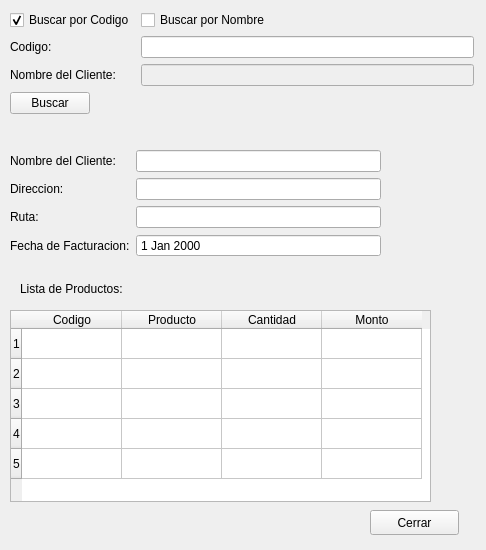
<?xml version="1.0" encoding="UTF-8"?>
<ui version="4.0">
 <class>Form</class>
 <widget class="QWidget" name="Form">
  <property name="geometry">
   <rect>
    <x>0</x>
    <y>0</y>
    <width>486</width>
    <height>550</height>
   </rect>
  </property>
  <property name="windowTitle">
   <string>Buscar Pedido</string>
  </property>
  <widget class="QWidget" name="formLayoutWidget">
   <property name="geometry">
    <rect>
     <x>10</x>
     <y>10</y>
     <width>464</width>
     <height>131</height>
    </rect>
   </property>
   <layout class="QFormLayout" name="formLayout">
    <item row="1" column="0">
     <widget class="QCheckBox" name="checkBox">
      <property name="text">
       <string>Buscar por Codigo</string>
      </property>
      <property name="checked">
       <bool>true</bool>
      </property>
     </widget>
    </item>
    <item row="1" column="1">
     <widget class="QCheckBox" name="checkBox_2">
      <property name="text">
       <string>Buscar por Nombre</string>
      </property>
     </widget>
    </item>
    <item row="2" column="0">
     <widget class="QLabel" name="label">
      <property name="text">
       <string>Codigo:</string>
      </property>
     </widget>
    </item>
    <item row="3" column="0">
     <widget class="QLabel" name="label_2">
      <property name="text">
       <string>Nombre del Cliente:</string>
      </property>
     </widget>
    </item>
    <item row="2" column="1">
     <widget class="QLineEdit" name="lineEdit"/>
    </item>
    <item row="3" column="1">
     <widget class="QLineEdit" name="lineEdit_2">
      <property name="enabled">
       <bool>false</bool>
      </property>
     </widget>
    </item>
    <item row="4" column="0">
     <widget class="QPushButton" name="pushButton">
      <property name="text">
       <string>Buscar</string>
      </property>
     </widget>
    </item>
   </layout>
  </widget>
  <widget class="QLabel" name="label_3">
   <property name="geometry">
    <rect>
     <x>20</x>
     <y>280</y>
     <width>141</width>
     <height>17</height>
    </rect>
   </property>
   <property name="text">
    <string>Lista de Productos:</string>
   </property>
  </widget>
  <widget class="QTableWidget" name="tableWidget">
   <property name="geometry">
    <rect>
     <x>10</x>
     <y>310</y>
     <width>421</width>
     <height>192</height>
    </rect>
   </property>
   <property name="rowCount">
    <number>5</number>
   </property>
   <row/>
   <row/>
   <row/>
   <row/>
   <row/>
   <column>
    <property name="text">
     <string>Codigo</string>
    </property>
   </column>
   <column>
    <property name="text">
     <string>Producto</string>
    </property>
   </column>
   <column>
    <property name="text">
     <string>Cantidad</string>
    </property>
   </column>
   <column>
    <property name="text">
     <string>Monto</string>
    </property>
   </column>
  </widget>
  <widget class="QWidget" name="formLayoutWidget_2">
   <property name="geometry">
    <rect>
     <x>10</x>
     <y>150</y>
     <width>371</width>
     <height>121</height>
    </rect>
   </property>
   <layout class="QFormLayout" name="formLayout_2">
    <item row="0" column="0">
     <widget class="QLabel" name="label_4">
      <property name="text">
       <string>Nombre del Cliente:</string>
      </property>
     </widget>
    </item>
    <item row="0" column="1">
     <widget class="QLineEdit" name="lineEdit_3"/>
    </item>
    <item row="1" column="0">
     <widget class="QLabel" name="label_5">
      <property name="text">
       <string>Direccion:</string>
      </property>
     </widget>
    </item>
    <item row="1" column="1">
     <widget class="QLineEdit" name="lineEdit_4"/>
    </item>
    <item row="2" column="0">
     <widget class="QLabel" name="label_6">
      <property name="text">
       <string>Ruta:</string>
      </property>
     </widget>
    </item>
    <item row="2" column="1">
     <widget class="QLineEdit" name="lineEdit_5"/>
    </item>
    <item row="3" column="0">
     <widget class="QLabel" name="label_7">
      <property name="text">
       <string>Fecha de Facturacion:</string>
      </property>
     </widget>
    </item>
    <item row="3" column="1">
     <widget class="QDateEdit" name="dateEdit">
      <property name="readOnly">
       <bool>true</bool>
      </property>
      <property name="buttonSymbols">
       <enum>QAbstractSpinBox::NoButtons</enum>
      </property>
     </widget>
    </item>
   </layout>
  </widget>
  <widget class="QPushButton" name="pushButton_2">
   <property name="geometry">
    <rect>
     <x>370</x>
     <y>510</y>
     <width>89</width>
     <height>25</height>
    </rect>
   </property>
   <property name="text">
    <string>Cerrar</string>
   </property>
  </widget>
 </widget>
 <resources/>
 <connections>
  <connection>
   <sender>checkBox</sender>
   <signal>stateChanged(int)</signal>
   <receiver>Form</receiver>
   <slot>checkCodeSearch(int)</slot>
   <hints>
    <hint type="sourcelabel">
     <x>85</x>
     <y>28</y>
    </hint>
    <hint type="destinationlabel">
     <x>242</x>
     <y>274</y>
    </hint>
   </hints>
  </connection>
  <connection>
   <sender>checkBox_2</sender>
   <signal>stateChanged(int)</signal>
   <receiver>Form</receiver>
   <slot>checkNameSearch(int)</slot>
   <hints>
    <hint type="sourcelabel">
     <x>319</x>
     <y>28</y>
    </hint>
    <hint type="destinationlabel">
     <x>242</x>
     <y>274</y>
    </hint>
   </hints>
  </connection>
  <connection>
   <sender>pushButton</sender>
   <signal>clicked()</signal>
   <receiver>Form</receiver>
   <slot>searchOrder()</slot>
   <hints>
    <hint type="sourcelabel">
     <x>50</x>
     <y>120</y>
    </hint>
    <hint type="destinationlabel">
     <x>242</x>
     <y>274</y>
    </hint>
   </hints>
  </connection>
  <connection>
   <sender>pushButton_2</sender>
   <signal>clicked()</signal>
   <receiver>Form</receiver>
   <slot>close()</slot>
   <hints>
    <hint type="sourcelabel">
     <x>414</x>
     <y>522</y>
    </hint>
    <hint type="destinationlabel">
     <x>242</x>
     <y>274</y>
    </hint>
   </hints>
  </connection>
 </connections>
 <slots>
  <slot>checkCodeSearch(int)</slot>
  <slot>checkNameSearch(int)</slot>
  <slot>searchOrder()</slot>
 </slots>
</ui>
